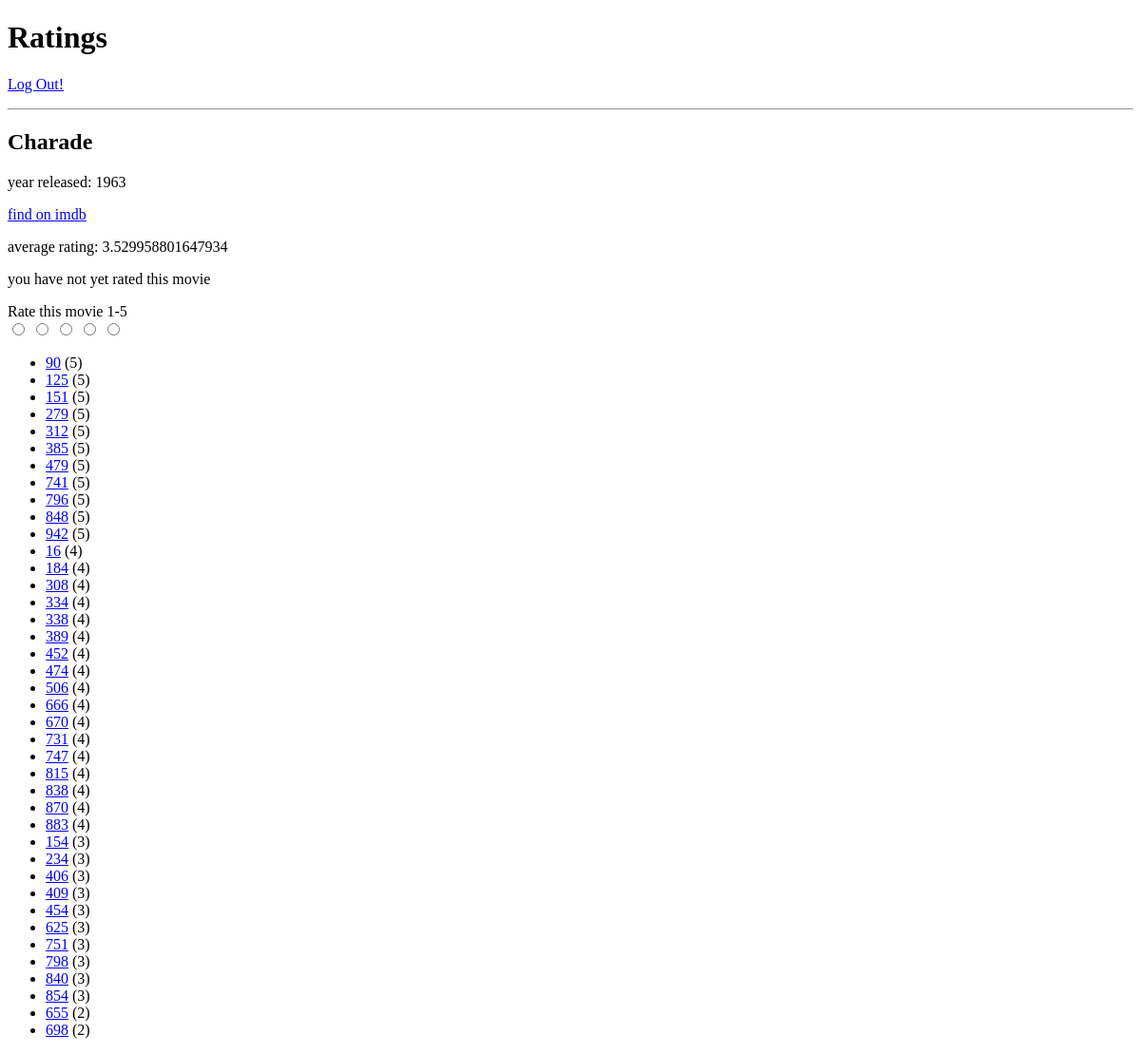
The app's page /movies/945 (signed in) with its own data.
### model.py (models this page shows, shortened)
class Movie(db.Model):
    __tablename__ = "Movies"
    movie_id = db.Column(db.Integer, autoincrement=True, primary_key=True)
    title = db.Column(db.String(64), nullable=True)
    released_at = db.Column(db.DateTime, nullable=True)
    imdb_url = db.Column(db.String(128), nullable=True)

class User(db.Model):
    __tablename__ = "Users"
    user_id = db.Column(db.Integer, autoincrement=True, primary_key=True)
    email = db.Column(db.String(64), nullable=True)
    password = db.Column(db.String(64), nullable=True)
    age = db.Column(db.Integer, nullable=True)
    zipcode = db.Column(db.String(15), nullable=True)

### server.py (the view)
@app.route("/movies/<int:movie_id>")
def show_movie_details(movie_id):
    movie = db.session.query(Movie).get(movie_id)
    title = movie.title
    year = movie.released_at.strftime("%Y")
    url = movie.imdb_url
    ratings = db.session.query(User.user_id, Rating.score).join(Rating).filter_by(movie_id=movie_id).order_by(Rating.score.desc(), User.user_id).all()
    user_rating = db.session.query(Rating.score).filter_by(movie_id=movie_id, user_id=session["user_id"]).first()
    QUERY = """
        SELECT avg(score)
        FROM Ratings
        WHERE movie_id = movie_id
        """
    db_cursor = db.session.execute(QUERY, {'movie_id': movie_id})
    row = db_cursor.fetchone()
    avg = row[0]
    return render_template("movie-details.html",
                           movie_id=movie_id,
                           title=title,
                           year=year,
                           url=url,
                           ratings=ratings,
                           avg=avg,
                           user_rating=user_rating)

### templates/movie-details.html (shortened to what this page needs)
{% extends 'base.html' %}
{% block content %}
<h2>{{ title }}</h2>
<p>year released: {{ year }}</p>
<p><a href="{{ url }}">find on imdb</a></p>
<p>average rating: {{ avg }}</p>
{% if session["user_id"] %}
    {% if user_rating %}
        <p>your rating: {{ user_rating[0] }}</p>
    {% else %}
        <p>you have not yet rated this movie</p>
    {% endif %}
    Rate this movie 1-5
    <form method="POST" action="/add-rating">
        <span class="star-rating">
          <input class="star" type="radio" name="rating" value="1">
          <input class="star" type="radio" name="rating" value="2">
          <input class="star" type="radio" name="rating" value="3">
          <input class="star" type="radio" name="rating" value="4">
          <input class="star" type="radio" name="rating" value="5">
        </span>
    </form>
{% else %}
    <p><a href="/login-form">Log in</a> to rate this movie</p>
{% endif %}
<p>
    <ul>
        {% for user_id, score in ratings %}
            <li>
                <a href="/users/{{ user_id }}">{{ user_id }}</a> ({{ score }})
            </li>
        {% endfor %}
    </ul>
{% endblock %}

### templates/base.html (shortened to what this page needs)
<!doctype html>
<html>
<head>
  <link rel="stylesheet" href="/static/style.css">
</head>
<body>
  <h1>Ratings</h1>
  <p id="login"><a href="/login-form">Log In!</a></p>
  <hr>
  {% block content %} put your content here {% endblock %}
</body>
</html>

### records on screen
Movie: title "Charade"
User: user_id "279", score "5"
User: user_id "312", score "5"
User: user_id "385", score "5"
User: user_id "479", score "5"
User: user_id "741", score "5"
User: user_id "796", score "5"
User: user_id "848", score "5"
User: user_id "942", score "5"
User: user_id "308", score "4"
User: user_id "334", score "4"
User: user_id "338", score "4"
User: user_id "389", score "4"
User: user_id "452", score "4"
User: user_id "474", score "4"
User: user_id "506", score "4"
User: user_id "666", score "4"
User: user_id "670", score "4"
User: user_id "731", score "4"
User: user_id "747", score "4"
User: user_id "815", score "4"
User: user_id "838", score "4"
User: user_id "870", score "4"
User: user_id "883", score "4"
User: user_id "406", score "3"
User: user_id "409", score "3"
User: user_id "454", score "3"
User: user_id "625", score "3"
User: user_id "751", score "3"
User: user_id "798", score "3"
User: user_id "840", score "3"
User: user_id "854", score "3"
User: user_id "655", score "2"
User: user_id "698", score "2"

### other values on screen
{{ year }} "1963"
{{ avg }} "3.529958801647934"
{{ user_id }} "90" "125" "151" "16" "184" "154" "234"
{{ score }} "5" "5" "5" "4" "4" "3" "3"
